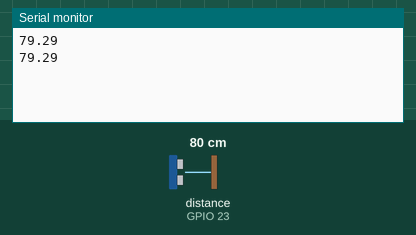
The sketch below on a simulated ESP32. Shown: the last lines printed to the serial monitor. Wiring (inferred from the names in the program): ultrasonic range finder: trigger GPIO 27; echo GPIO 23. Inputs (shaded band) come from the test bench; at power-on: distance to the obstacle (sensor on GPIO 23) 80 cm. The echo pulse lasts 58.3 µs per cm; nothing arrives over Bluetooth unless stated.

Above: at 1.8 s.
1.9 s: distance to the obstacle (sensor on GPIO 23) set to 2 cm
At 2.6 s:
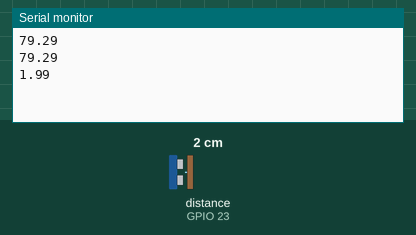
3.4 s: distance to the obstacle (sensor on GPIO 23) set to 4 cm
At 4.8 s:
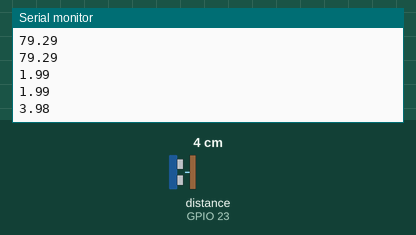
Timing chart, 0 to 6.4 s (numbered marks = the images above; inputs shaded):
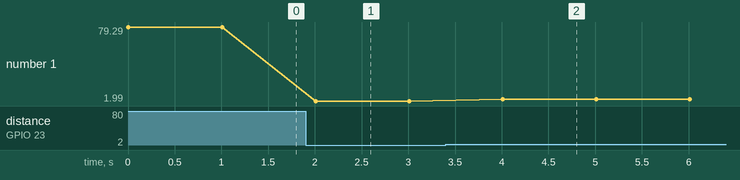

The sketch:

UltrasonicTesting.ino
```cpp
#include "BluetoothSerial.h"

// init Class:
BluetoothSerial ESP_BT;


const int trigPin = 27;
const int echoPin = 23;

//define sound speed in cm/uS
#define SOUND_SPEED 0.034

long duration;
float distanceCm;
float distanceInch;

void setup() {
  Serial.begin(115200); // Starts the serial communication
  ESP_BT.begin("BAAZ_CORP");
  pinMode(trigPin, OUTPUT); // Sets the trigPin as an Output
  pinMode(echoPin, INPUT); // Sets the echoPin as an Input
}

void loop() {
  // Clears the trigPin
  digitalWrite(trigPin, LOW);
  delayMicroseconds(2);
  // Sets the trigPin on HIGH state for 10 micro seconds
  digitalWrite(trigPin, HIGH);
  delayMicroseconds(10);
  digitalWrite(trigPin, LOW);

  // Reads the echoPin, returns the sound wave travel time in microseconds
  duration = pulseIn(echoPin, HIGH);

  // Calculate the distance
  distanceCm = duration * SOUND_SPEED/2;

  // Prints the distance in the Serial Monitor
  //Serial.print("Distance (cm): ");
  Serial.println(distanceCm);
 // ESP_BT.write(distanceCm);

  delay(1000);
}
```

Measured:
- after the input at 1.9 s, the serial monitor: prints a new line after 0.11 s (image 1)
- after the input at 3.4 s, the serial monitor: prints a new line after 0.61 s (image 2)
- plotted number 1: 79.29 → 1.99 after the input at 1.9 s, 1.99 → 3.98 after the input at 3.4 s
